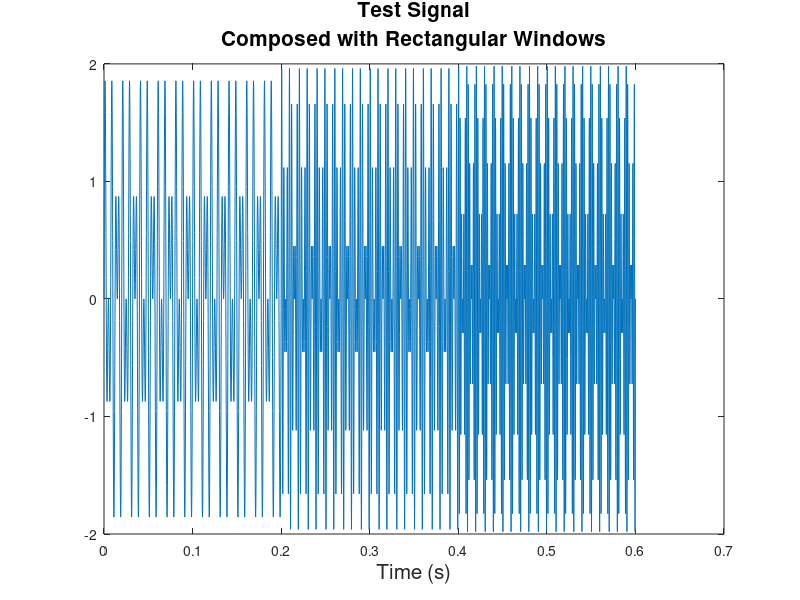
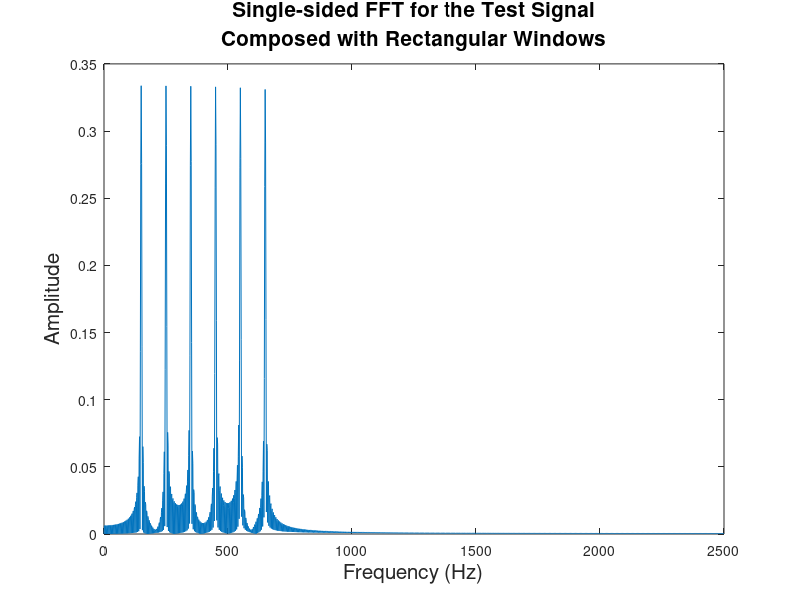

Recreate these plots in MATLAB, in order. (Note: this script raises an error after producing the figures.)
close all;
clear;
clc;
figure('units','normalized','outerposition',[0 0 1 1])

% Fs is the sampling frequency
Fs = 5000;

% t is the Time Vector at frequency Fs
t = (0:1/Fs:0.6)';

% Signal composition
x_1 = sin(2*pi*150*t) + sin(2*pi*250*t);
x_2 = sin(2*pi*350*t) + sin(2*pi*450*t);
x_3 = sin(2*pi*550*t) + sin(2*pi*650*t);

% X_C is the test signal composed with rectangular windows
X_R = x_1.*(t >= 0 & t <= 0.2)   ...
    + x_2.*(t >= 0.2 & t <= 0.4) ...
    + x_3.*(t >= 0.4 & t <= 0.6);

plot(t, X_R)
title({'Test Signal'; 'Composed with Rectangular Windows'}, ...
       'FontSize', 15);
xlabel('Time (s)', 'FontSize', 15);
saveas(gcf,'TestSignalRectangular.png');

% FFT for test signal with rectangular window
Y_R = fft(X_R);
L = length(X_R);
P2 = abs(Y_R/L);
P1 = P2(1:L/2+1);
P1(2:end-1) = 2*P1(2:end-1);

f = Fs*(0:(L/2))/L;
plot(f, P1)
title({'Single-sided FFT for the Test Signal'; ...
       'Composed with Rectangular Windows'}, 'FontSize', 15);
xlabel('Frequency (Hz)', 'FontSize', 15);
ylabel('Amplitude', 'FontSize', 15);
saveas(gcf,'FFTTestSignalRectangular.png');

% Hamming window to lower Gibbs Effect in the composed signal
Win_Size = 0.3;
Hm_W = padarray(hamming(round(Win_Size * Fs + 1)), (0.6 - Win_Size)*Fs, 0, 'post');
Hm_W_1 = delayseq(Hm_W, -0.05, Fs);
Hm_W_2 = delayseq(Hm_W, 0.15, Fs);
Hm_W_3 = delayseq(Hm_W, 0.35, Fs);

plot(t, Hm_W_1); hold on
plot(t, Hm_W_2);
plot(t, Hm_W_3); hold off
title('Hamming Windows with 25% Overlap', 'FontSize', 15);
xlabel('Time (s)', 'FontSize', 15);
saveas(gcf,'HammingWindows.png');

% X_H is the test signal composed with hamming windows
X_H = Hm_W_1.*x_1 + Hm_W_2.*x_2 + Hm_W_3.*x_3;

plot(t, X_H)
title({'Test Signal'; ...
       'Composed with Hamming Windows with 25% Overlap'}, 'FontSize', 15);
xlabel('Time (s)', 'FontSize', 15);
saveas(gcf,'TestSignalHamming.png');

% FFT for test signal with hamming window
Y_C = fft(X_H);
L = length(X_H);
P2 = abs(Y_C/L);
P1 = P2(1:L/2+1);
P1(2:end-1) = 2*P1(2:end-1);

f = Fs*(0:(L/2))/L;
plot(f, P1)
title({'Single-sided FFT for the Test Signal'; ...
       'Composed with Hamming Windows with 25% Overlap'}, 'FontSize', 15);
xlabel('Frequency (Hz)', 'FontSize', 15);
ylabel('Amplitude', 'FontSize', 15);
saveas(gcf,'FFTTestSignalHamming.png');
